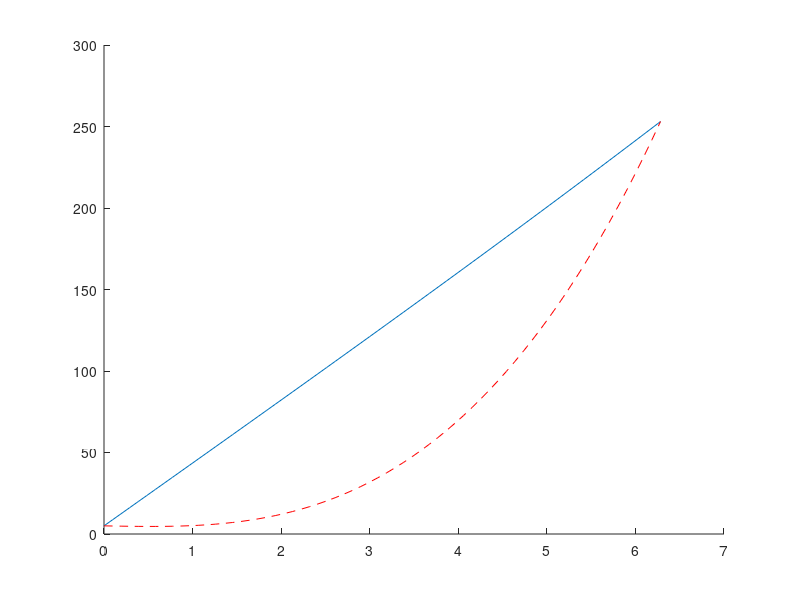

Write the MATLAB code that produced this figure. (Note: this script raises an error after producing the figure.)
%%
% Solve the 1D equation -u'' = f in [0,2pi] with Dirichlet boundary
% conditions u(0) = A, u(2pi) - B

f = @(x) -6*x + sin(x);
A = 5;
B = 8*pi^3 + 5;

x0 = 0;
xn = 2*pi;

%%
% The exact solution of the BVP
uexact = @(x) x.^3 - sin(x) + 5;

%%
% Set up the grid of the numerical solution

N = 64;

% Include the start and end points, and then remove them
x = linspace(x0,xn,N+2)';
x = x(2:end-1);
dx = 1/(N+1); % mesh spacing

rhs = -dx^2*f(x);
rhs(1) = rhs(1) - A;
rhs(end) = rhs(end) - B;

% Set up the diagonals of the matrix which correspond to the coefficients
% of the second centered difference
a = ones(N,1);
b = -2*ones(N,1);
c = ones(N,1);

L = diag(a(1:end-1),1) + diag(b,0) + diag(c(1:end-1),-1);

%e = ones(N,1);
%Lsparse = spdiags([e -2*e e], -1:1, N,N);
%U = Lsparse\rhs;

U = L\rhs;


figure(1); clf; hold on
plot([x0;x;xn], [A;U;B]);
plot([x0;x;xn], [A;uexact(x);B], 'r--');

%%
%
U = thomas(a,b,c,rhs);

figure(2); clf; hold on
plot([x0;x;xn], [A;U;B]);
plot([x0;x;xn], [A;uexact(x);B], 'r--');
